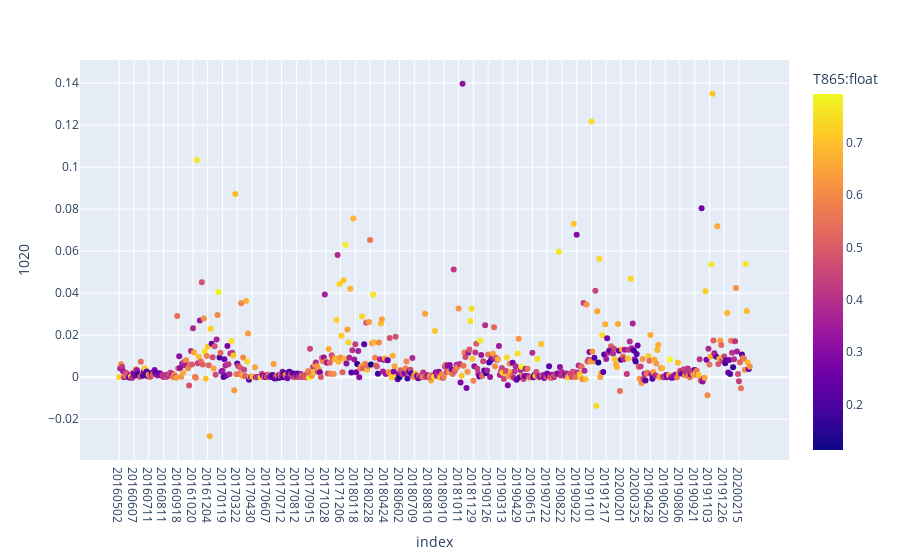

Source (notebook cell):
### Code cell
px.scatter(df, y=1020, height=600, color='T865:float')

### Figure 1 — Plotly figure (JSON) as saved in the notebook; plotly's stock layout.template omitted (floating-point values rounded to 4 significant figures; data arrays with more than 128 entries replaced by an {"elided": "..."} marker saying what was removed)
{"data": [{"hovertemplate": "index=%{x}<br>1020=%{y}<br>T865:float=%{marker.color}<extra></extra>", "legendgroup": "", "marker": {"color": {"elided": "642 float values"}, "coloraxis": "coloraxis", "symbol": "circle"}, "mode": "markers", "name": "", "orientation": "v", "showlegend": false, "type": "scatter", "x": {"elided": "642 str values"}, "xaxis": "x", "y": {"elided": "642 float values"}, "yaxis": "y"}], "layout": {"autosize": true, "coloraxis": {"colorbar": {"title": {"text": "T865:float"}}, "colorscale": [[0, "#0d0887"], [0.1111, "#46039f"], [0.2222, "#7201a8"], [0.3333, "#9c179e"], [0.4444, "#bd3786"], [0.5556, "#d8576b"], [0.6667, "#ed7953"], [0.7778, "#fb9f3a"], [0.8889, "#fdca26"], [1, "#f0f921"]]}, "legend": {"tracegroupgap": 0}, "margin": {"t": 60}, "xaxis": {"anchor": "y", "autorange": true, "domain": [0, 1], "range": [-39.67, 680.7], "title": {"text": "index"}, "type": "category"}, "yaxis": {"anchor": "x", "autorange": true, "domain": [0, 1], "range": [-0.0393, 0.1509], "title": {"text": "1020"}, "type": "linear"}}}
